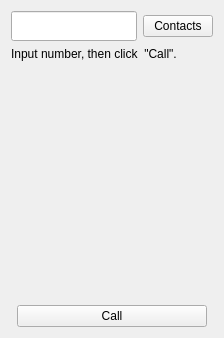
<?xml version="1.0" encoding="UTF-8"?>
<ui version="4.0">
 <class>CallView</class>
 <widget class="QWidget" name="CallView">
  <property name="geometry">
   <rect>
    <x>0</x>
    <y>0</y>
    <width>224</width>
    <height>338</height>
   </rect>
  </property>
  <property name="minimumSize">
   <size>
    <width>120</width>
    <height>0</height>
   </size>
  </property>
  <property name="maximumSize">
   <size>
    <width>253</width>
    <height>16777215</height>
   </size>
  </property>
  <property name="windowTitle">
   <string>CallView</string>
  </property>
  <property name="autoFillBackground">
   <bool>true</bool>
  </property>
  <property name="styleSheet">
   <string notr="true"/>
  </property>
  <layout class="QVBoxLayout" name="verticalLayout">
   <item>
    <layout class="QHBoxLayout" name="horizontalLayout_2">
     <item>
      <widget class="QLineEdit" name="numArea">
       <property name="minimumSize">
        <size>
         <width>120</width>
         <height>30</height>
        </size>
       </property>
       <property name="maximumSize">
        <size>
         <width>16777213</width>
         <height>16777215</height>
        </size>
       </property>
       <property name="text">
        <string/>
       </property>
      </widget>
     </item>
     <item>
      <widget class="QPushButton" name="contactsButton">
       <property name="maximumSize">
        <size>
         <width>70</width>
         <height>16777215</height>
        </size>
       </property>
       <property name="focusPolicy">
        <enum>Qt::NoFocus</enum>
       </property>
       <property name="text">
        <string>Contacts</string>
       </property>
      </widget>
     </item>
    </layout>
   </item>
   <item>
    <widget class="QLabel" name="info">
     <property name="text">
      <string>Input number, then click  &quot;Call&quot;. </string>
     </property>
    </widget>
   </item>
   <item>
    <spacer name="verticalSpacer">
     <property name="orientation">
      <enum>Qt::Vertical</enum>
     </property>
     <property name="sizeHint" stdset="0">
      <size>
       <width>20</width>
       <height>17</height>
      </size>
     </property>
    </spacer>
   </item>
   <item>
    <layout class="QHBoxLayout" name="horizontalLayout">
     <item>
      <spacer name="horizontalSpacer">
       <property name="orientation">
        <enum>Qt::Horizontal</enum>
       </property>
       <property name="sizeHint" stdset="0">
        <size>
         <width>28</width>
         <height>20</height>
        </size>
       </property>
      </spacer>
     </item>
     <item>
      <widget class="QPushButton" name="call">
       <property name="minimumSize">
        <size>
         <width>190</width>
         <height>0</height>
        </size>
       </property>
       <property name="maximumSize">
        <size>
         <width>180</width>
         <height>16777215</height>
        </size>
       </property>
       <property name="focusPolicy">
        <enum>Qt::NoFocus</enum>
       </property>
       <property name="text">
        <string>Call</string>
       </property>
      </widget>
     </item>
     <item>
      <spacer name="horizontalSpacer_2">
       <property name="orientation">
        <enum>Qt::Horizontal</enum>
       </property>
       <property name="sizeHint" stdset="0">
        <size>
         <width>28</width>
         <height>20</height>
        </size>
       </property>
      </spacer>
     </item>
    </layout>
   </item>
  </layout>
  <zorder>info</zorder>
  <zorder>verticalSpacer</zorder>
 </widget>
 <resources/>
 <connections/>
</ui>
